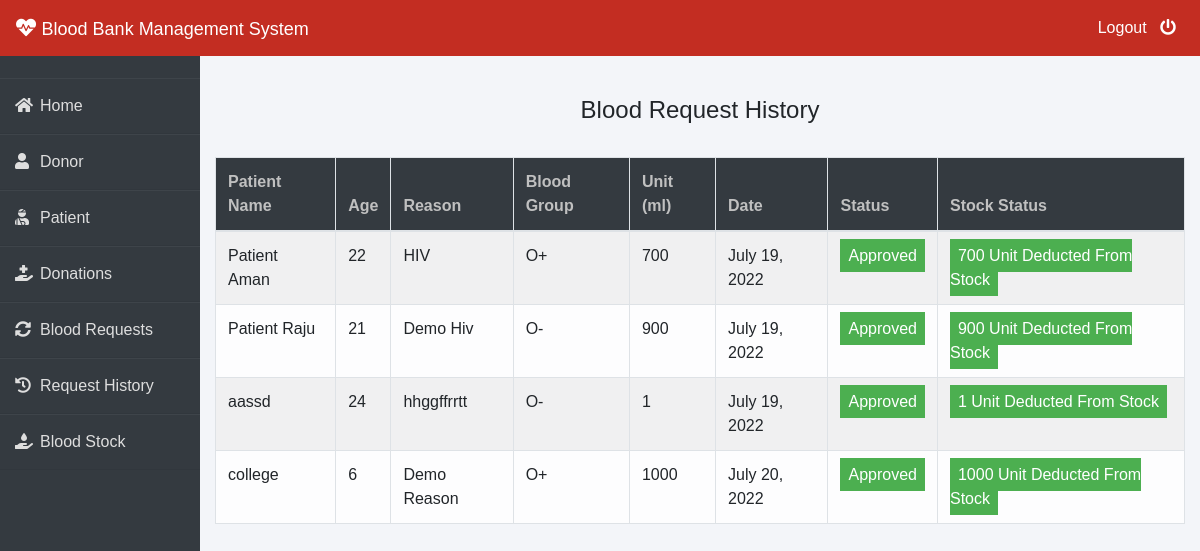
The page /admin-request-history (signed in) on the database its author committed.
### blood/models.py (models this page shows, shortened)
class BloodRequest(models.Model):
    request_by_patient=models.ForeignKey(pmodels.Patient,null=True,on_delete=models.CASCADE)
    request_by_donor=models.ForeignKey(dmodels.Donor,null=True,on_delete=models.CASCADE)
    patient_name=models.CharField(max_length=30)
    patient_age=models.PositiveIntegerField()
    reason=models.CharField(max_length=500)
    bloodgroup=models.CharField(max_length=10)
    unit=models.PositiveIntegerField(default=0)
    status=models.CharField(max_length=20,default="Pending")
    date=models.DateField(auto_now=True)

### blood/views.py (the view)
# urls.py: path('admin-request-history', views.admin_request_history_view,name='admin-request-history'),
@login_required(login_url='adminlogin')
def admin_request_history_view(request):
    requests=models.BloodRequest.objects.all().exclude(status='Pending')
    return render(request,'blood/admin_request_history.html',{'requests':requests})

### templates/blood/admin_request_history.html (shortened to what this page needs)
{% extends 'blood/adminbase.html' %}
{% block content %}
{% load widget_tweaks %}
{%load static%}
<head>
</head>
<br><br>
<div class="container">
    <H4 class="text-center">Blood Request History</H4><br>
    <table class="table table-light table-hover table-bordered table-striped">
        <thead class="bg-dark">
            <tr>
                <th scope="col" style="color: rgb(192, 192, 192);">Patient Name</th>
                <th scope="col" style="color: rgb(192, 192, 192);">Age</th>
                <th scope="col" style="color: rgb(192, 192, 192);">Reason</th>
                <th scope="col" style="color: rgb(192, 192, 192);">Blood Group</th>
                <th scope="col" style="color: rgb(192, 192, 192);">Unit (ml)</th>
                <th scope="col" style="color: rgb(192, 192, 192);">Date</th>
                <th scope="col" style="color: rgb(192, 192, 192);">Status</th>
                <th scope="col" style="color: rgb(192, 192, 192);">Stock Status</th>
            </tr>
        </thead>
        <tbody>
            {% for t in requests %}
            <tr>
                <td> {{t.patient_name}}</td>
                <td>{{t.patient_age}}</td>
                <td>{{t.reason}}</td>
                <td>{{t.bloodgroup}}</td>
                <td>{{t.unit}}</td>
                <td>{{t.date}}</td>
                {% if t.status == 'Approved' %}
                <td><span class="label success"> Approved</span></td>
                <td><span class="label success"> {{t.unit}} Unit Deducted From Stock</span></td>
                {% else %}
                <td><span class="label danger">Rejected</span></td>
                <td><span class="label danger"> 0 Unit Deducted From Stock</span></td>
                {% endif %}
            </tr>
            {% endfor %}
        </tbody>
    </table>
</div>
{% endblock content %}

### templates/blood/adminbase.html (style rules this page uses)
* { margin: 0; padding: 0; box-sizing: border-box; list-style: none; text-decoration: none; font-family: 'Josefin Sans', sans-serif; }
body { background-color: #f3f5f9; }

### templates/blood/admin_request_history.html (style rules this page uses)
.label { color: white; padding: 8px; }
.success { background-color: #4CAF50; }

### rows shown on the page
BloodRequest: patient_name "Patient Aman", patient_age "22", reason "HIV", bloodgroup "O+", unit "700", date "July 19, 2022"
BloodRequest: patient_name "Patient Raju", patient_age "21", reason "Demo Hiv", bloodgroup "O-", unit "900", date "July 19, 2022"
BloodRequest: patient_name "aassd", patient_age "24", reason "hhggffrrtt", bloodgroup "O-", unit "1", date "July 19, 2022"
BloodRequest: patient_name "college", patient_age "6", reason "Demo Reason", bloodgroup "O+", unit "1000", date "July 20, 2022"
